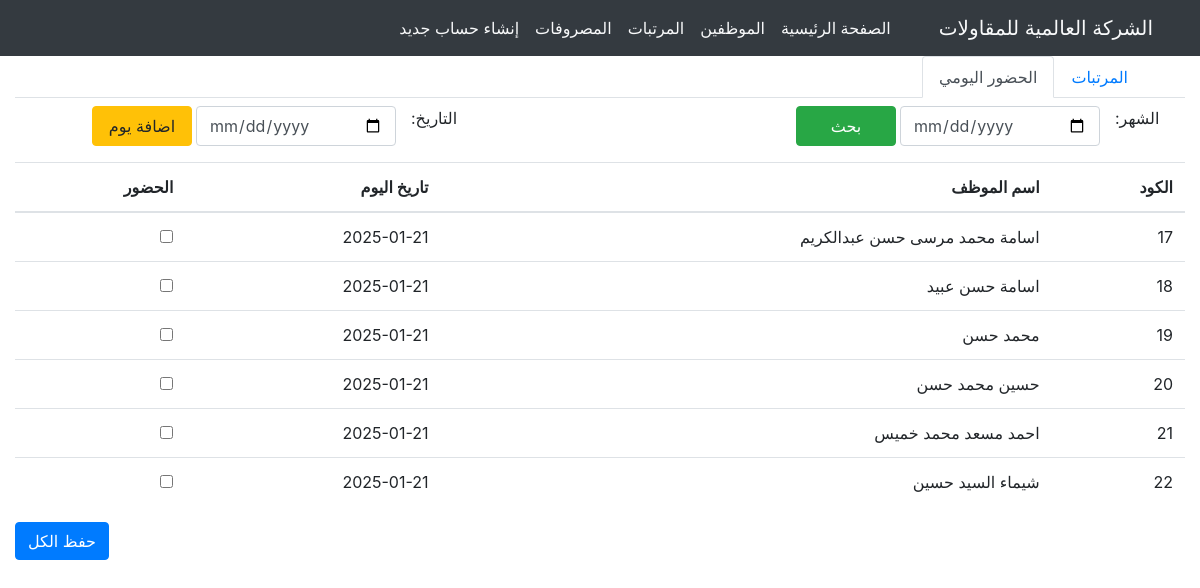
Screenshot of /attendance.php with the database file from the repository.
### tables this page shows
CREATE TABLE `employees` (
  `id` int(11) NOT NULL,
  `name` varchar(50) NOT NULL,
  `image` varchar(255) NOT NULL,
  `date_of_birth` date NOT NULL,
  `phone` varchar(15) NOT NULL,
  `address` text NOT NULL,
  `criminal_record` varchar(255) NOT NULL,
  `job` varchar(11) NOT NULL,
  `daily_reward` decimal(10,2) NOT NULL,
  `is_permanent` tinyint(1) DEFAULT 0,
  `is_fixed_worker` tinyint(1) DEFAULT 0,
  `site` varchar(50) NOT NULL,
  `start_date` date NOT NULL,
  `end_date` date NOT NULL
);

### attendance.php (the view, shortened to what this page needs)
<?php
include "includes/header.php";
include "includes/nav.php";
include "data/connection.php";
$sql = "SELECT id, name FROM employees";
$result = $conn->query($sql);
?>
<body>
<div class="container-fluid">
    <ul class="nav nav-tabs">
        <li class="nav-item">
            <a class="nav-link " href="salary.php">المرتبات</a>
        </li>
        <li class="nav-item">
            <a class="nav-link active" href="attendence.php">الحضور اليومي</a>
        </li>
    </ul>
    <div class="row mt-2">
        <label class="col-md-1">الشهر:</label>
        <input class="col-md-2 form-control me-2" type="date" id="month-search" placeholder="Search" aria-label="Search">
        <button class="col-md-1 mr-1 btn btn-success" id="search-btn" type="button">بحث</button>
        <div class="col-md-3"></div>
        <label class="col-md-1">التاريخ:</label>
        <input class="col-md-2 form-control me-2" type="date" id="manual-date" placeholder="Search" aria-label="Search">
        <button class="col-md-1 mr-1 btn btn-warning" id="add-day" type="button">اضافة يوم</button>
    </div>
    <form action="handeller/handelAttendance.php" method="POST" class="form mb-2">
        <table class="table table-hover mt-3 text-right" id="attendance-table">
            <thead>
            <tr class="table">
                <th scope="col">الكود</th>
                <th scope="col">اسم الموظف</th>
                <th scope="col">تاريخ اليوم</th>
                <th scope="col">الحضور</th>
            </tr>
            </thead>
            <tbody>
            <?php
            if ($result->num_rows > 0) {
                while ($row = $result->fetch_assoc()) {
                    echo "<tr>
                            <td>{$row['id']}</td>
                            <td>{$row['name']}</td>
                            <td class='date-cell'></td>
                            <td>
                                <input type='checkbox' name='attendance[{$row['id']}]' value='Present'>
                            </td>
                          </tr>";
                }
            } else {
                echo "<tr>
                        <td colspan='4'>لا توجد بيانات للعرض</td>
                      </tr>";
            }
            ?>
            </tbody>
        </table>
        <button class="btn btn-primary" type="submit">حفظ الكل</button>
    </form>
</div>
</body>
</html>

### includes/header.php (shortened to what this page needs)
<!DOCTYPE html>
<html lang="en" dir="rtl">
<head>
  <link rel="stylesheet" href="css/bootstrap.css">
</head>

### includes/nav.php (shortened to what this page needs)
<nav class="navbar bg-dark navbar-expand-lg bg-body-tertiary">
  <div class="container-fluid">
    <a class="navbar-brand" href="#" style="color: #f8f9fa;">الشركة العالمية للمقاولات</a>
    <div class="collapse navbar-collapse" id="navbarSupportedContent">
      <ul class="navbar-nav me-auto mb-2 mb-lg-0">
        <li class="nav-item">
          <a class="nav-link" href="home.php">الصفحة الرئيسية</a>
        </li>
        <li class="nav-item">
          <a class="nav-link" href="employee.php">الموظفين</a>
        </li>
        <li class="nav-item">
          <a class="nav-link" href="salary.php">المرتبات</a>
        </li>
        <li class="nav-item">
          <a class="nav-link" href="masrofat.php">المصروفات</a>
        </li>
        <li class="nav-item">
          <a class="nav-link" href="register.php">إنشاء حساب جديد</a>
        </li>
      </ul>
    </div>
  </div>
</nav>

### includes/header.php (style rules this page uses)
.navbar .nav-link , .navbar-brand { color: #f8f9fa; }
.navbar .nav-link, .navbar-brand { color: #f8f9fa; }

### rows the page displays
employees: id "17", name "اسامة محمد مرسى حسن عبدالكريم"
employees: id "18", name "اسامة حسن عبيد"
employees: id "19", name "محمد حسن"
employees: id "20", name "حسين محمد حسن"
employees: id "21", name "احمد مسعد محمد خميس"
employees: id "22", name "شيماء السيد حسين"
